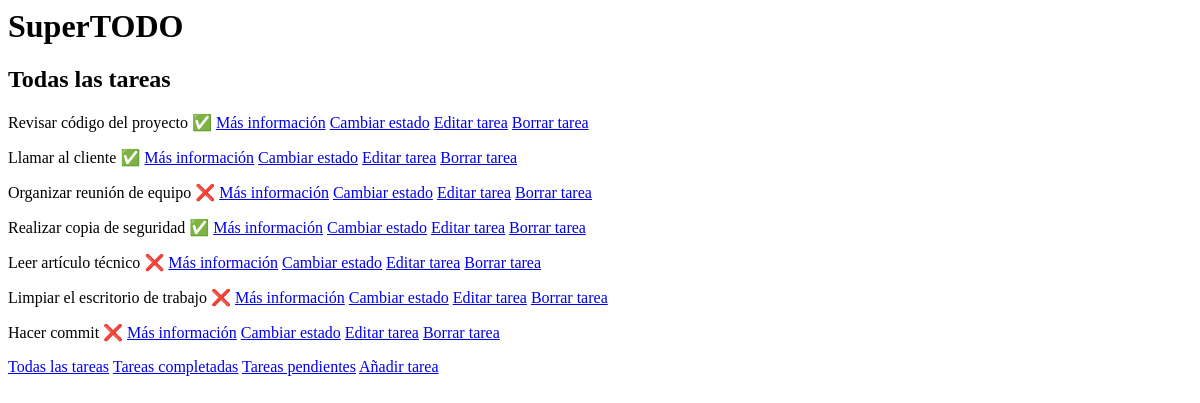
Page /tasks/ on the earlier database version.
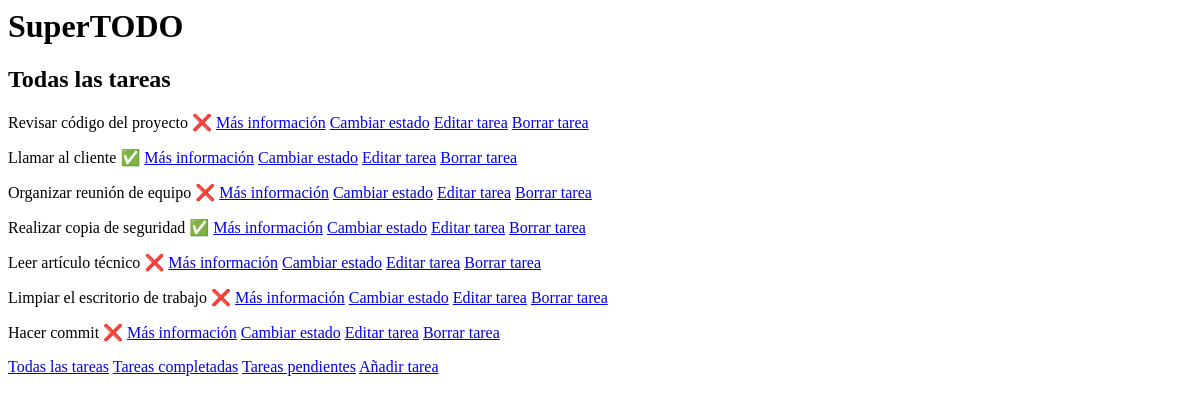
Same page on the later database version.
### tasks/models.py (models this page shows)
class Task(models.Model):
    name = models.CharField(max_length=128)
    description = models.TextField(blank=True)
    slug = models.SlugField(unique=True)
    completed = models.BooleanField(default=False)
    created_at = models.DateTimeField(auto_now_add=True)
    updated_at = models.DateTimeField(auto_now=True)

### tasks/views.py (the view)
# urls.py: path('', views.task_list, name='task-list'),
def task_list(request):
    tasks = Task.objects.all()
    return render(request, 'tasks/task/list.html', {'tasks': tasks})

### tasks/templates/tasks/task/list.html
{% block content %}
{% include "header.html" with subtitle="Todas las tareas"%}
{% for task in tasks %}
<p>{{ task.name }}
  {% if task.completed %} ✅
  {% else %} ❌
  {% endif %}
  <a href="{% url 'tasks:task-detail' task.slug %}"> Más información</a>
  <a href="{% url 'tasks:toggle-task' task.slug %}"> Cambiar estado</a>
  <a href="{% url 'tasks:edit-task' task.slug %}">Editar tarea</a>
  <a href="{% url 'tasks:delete-task' task.slug %}">Borrar tarea</a>
</p>
  {% empty %}
  <p>Nada que hacer. ¡Enhorabuena!</p>
{% endfor %}
{% include "links.html" %}
{% endblock %}

Differences in the rows shown:
changed Task "Revisar código del proyecto": completed "✅" → "❌"
